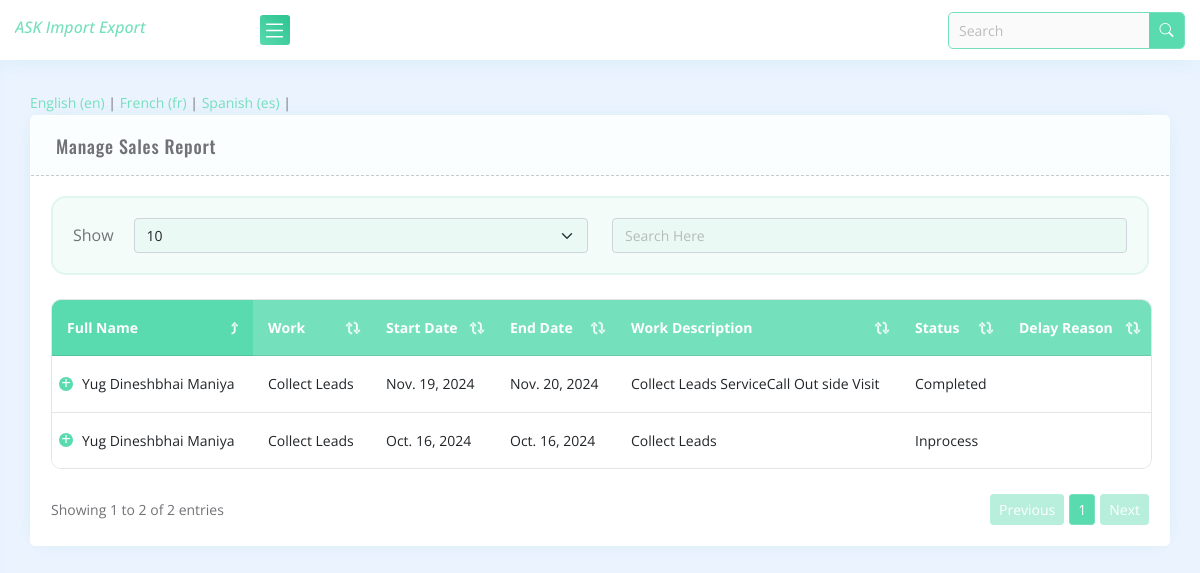
The app's page /manage_todowork (signed in) with its own data.
### erp_admin/models.py (models this page shows)
class todowork(models.Model):
    user = models.ForeignKey(CustomUser, on_delete=models.CASCADE)
    fullname = models.ForeignKey(allemployee,on_delete=models.CASCADE,blank=True)
    work = models.TextField()
    start_date = models.DateField()
    end_date = models.DateField()
    work_desc = models.TextField()
    status_choices = [
        ('inprocess', 'Inprocess'),
        ('completed','Completed'),
        ('cancel','Cancel')
    ]
    status = models.CharField(max_length=1000)
    delay_reason = models.TextField(blank=True)

class allemployee(models.Model):
    branch_details = models.ForeignKey(branches,on_delete=models.CASCADE)
    user = models.ForeignKey(CustomUser, on_delete=models.CASCADE)
    username = models.CharField(max_length=500)
    password = models.CharField(max_length=500)
    joinningdate = models.DateField()
    image = models.FileField(upload_to='media/')
    fname = models.CharField(max_length=120)
    lname = models.CharField(max_length=120)
    surname = models.CharField(max_length=120)
    gender_choices = [
        ('male', ' Male'),
        ('female', 'Female'),
    ]
    gender = models.CharField(max_length=20,choices=gender_choices)
    birthdate = models.DateField()
    email = models.EmailField(max_length=120)
    mobile = models.CharField(max_length=20)
    address = models.TextField(default=None)

### erp_admin/views.py (the view)
# urls.py: path('manage_todowork',manage_todowork,name='manage_todowork'),
@login_required(login_url='adminlogin')
def manage_todowork(request):
    todoworks = todowork.objects.all()
    return render(request,"todo_list_pages/manage_todolist.html",{"todoworks":todoworks})

### erp_admin/templates/todo_list_pages/manage_todolist.html (shortened to what this page needs)
{% extends "base.html" %}
{% load static %}
{% block content %}
        <div class="main-content">
            <div class="row">
                <div class="col-xl-12 col-lg-12">
                    <div class="panel mb-g">
                        <div class="panel-heading">
                            <h3>Manage Sales Report</h3>
                        </div>
                        <div class="panel-body">
                            <div class="ecommerce-table">
                                <div class="table-top-control mb-g">
                                    <div class="row g-lg-4 g-md-3 g-sm-2 g-3">
                                        <div class="col-sm-6" id="tableRowConut"></div>
                                        <div class="col-sm-6" id="tableSearch" ></div>
                                    </div>
                                </div>
                                <table id="myTable" class="table data-table">
                                    <thead>
                                        <tr>
                                            <th scope="col">Full Name</th>
                                            <th scope="col">Work</th>
                                            <th scope="col">Start Date</th>
                                            <th scope="col">End Date</th>
                                            <th scope="col">Work Description</th>
                                            <th scope="col">Status</th>
                                            <th scope="col">Delay Reason</th>
                                        </tr>
                                    </thead>
                                    <tbody>
                                      {% for viewtodo in todoworks %}
                                        <tr>
                                            <td>{{viewtodo.fullname.fname}} {{viewtodo.fullname.lname}} {{viewtodo.fullname.surname}}</td>
                                            <td>{{viewtodo.work}}</td>
                                            <td>{{viewtodo.start_date}}</td>
                                            <td>{{viewtodo.end_date}}</td>
                                            <td>{{viewtodo.work_desc}}</td>
                                            <td>{{viewtodo.status}}</td>
                                            <td>{{viewtodo.delay_reason}}</td>
                                        </tr>
                                    {% endfor %}
                                    </tbody>
                                </table>
                                <div class="table-bottom-control"></div>
                            </div>
                        </div>
                    </div>
                </div>
            </div>
        </div>
{% endblock %}

### records on screen
todowork: fullname.fname "Yug", fullname.lname "Dineshbhai", fullname.surname "Maniya", work "Collect Leads", start_date "Nov. 19, 2024", end_date "Nov. 20, 2024", work_desc "Collect Leads ServiceCall Out side Visit", status "Completed"
todowork: fullname.fname "Yug", fullname.lname "Dineshbhai", fullname.surname "Maniya", work "Collect Leads", start_date "Oct. 16, 2024", end_date "Oct. 16, 2024", work_desc "Collect Leads", status "Inprocess"

### other values on screen
{{ lang.1 }} "English" "French" "Spanish"
{{ lang.0 }} "en" "fr" "es"
